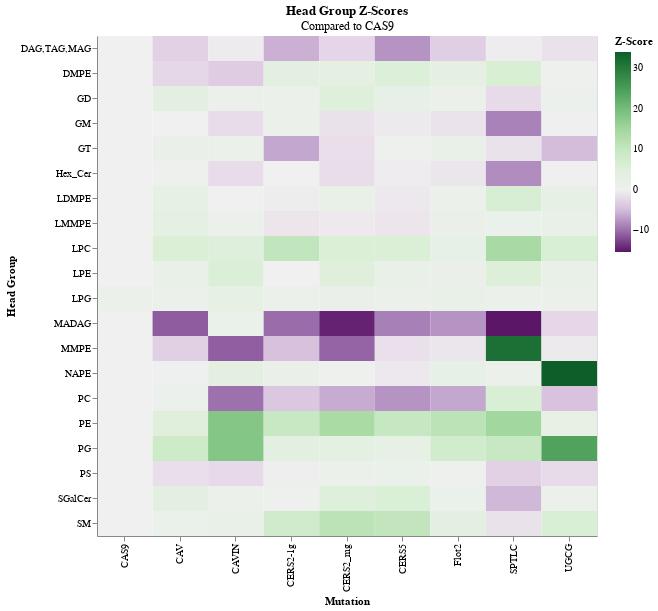

Source (notebook cell):
### Code cell
import altair as alt

source = dfz.reset_index().melt('Head Group', value_name='Z-Score')

alt.Chart(source).mark_rect().encode(
    x='Mutation:N',
    y='Head Group:N',
    color=alt.Color('Z-Score:Q').scale(scheme='purplegreen', domainMid=0),
    tooltip=['Mutation', 'Head Group', 'Z-Score']
).properties(
    height=500,
    width=500,
    title={'text':'Head Group Z-Scores', 'subtitle':'Compared to CAS9'}
)

### Figure 1 — Vega-Lite specification as saved in the notebook (floating-point values rounded to 4 significant figures; data arrays with more than 128 entries replaced by an {"elided": "..."} marker saying what was removed)
{"config": {"view": {"continuousWidth": 300, "continuousHeight": 300}}, "data": {"name": "data-262f66aa440b64917be65493df917757"}, "mark": {"type": "rect"}, "encoding": {"color": {"field": "Z-Score", "scale": {"scheme": "purplegreen", "domainMid": 0}, "type": "quantitative"}, "tooltip": [{"field": "Mutation", "type": "nominal"}, {"field": "Head Group", "type": "nominal"}, {"field": "Z-Score", "type": "quantitative"}], "x": {"field": "Mutation", "type": "nominal"}, "y": {"field": "Head Group", "type": "nominal"}}, "height": 500, "title": {"text": "Head Group Z-Scores", "subtitle": "Compared to CAS9"}, "width": 500, "$schema": "https://vega.github.io/schema/vega-lite/v5.8.0.json", "datasets": {"data-262f66aa440b64917be65493df917757": {"elided": "180 records"}}}
